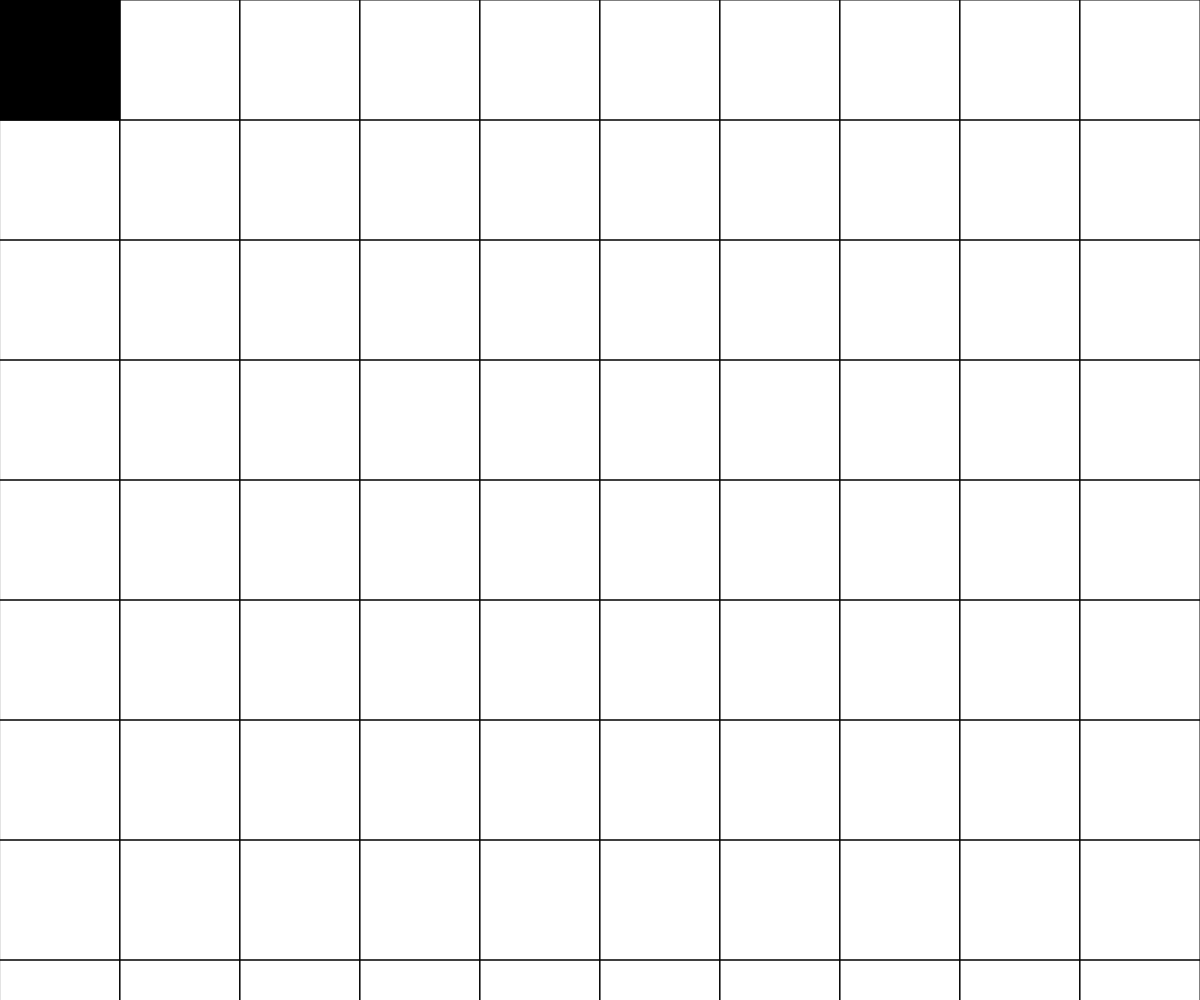
Frame 1 (no input)
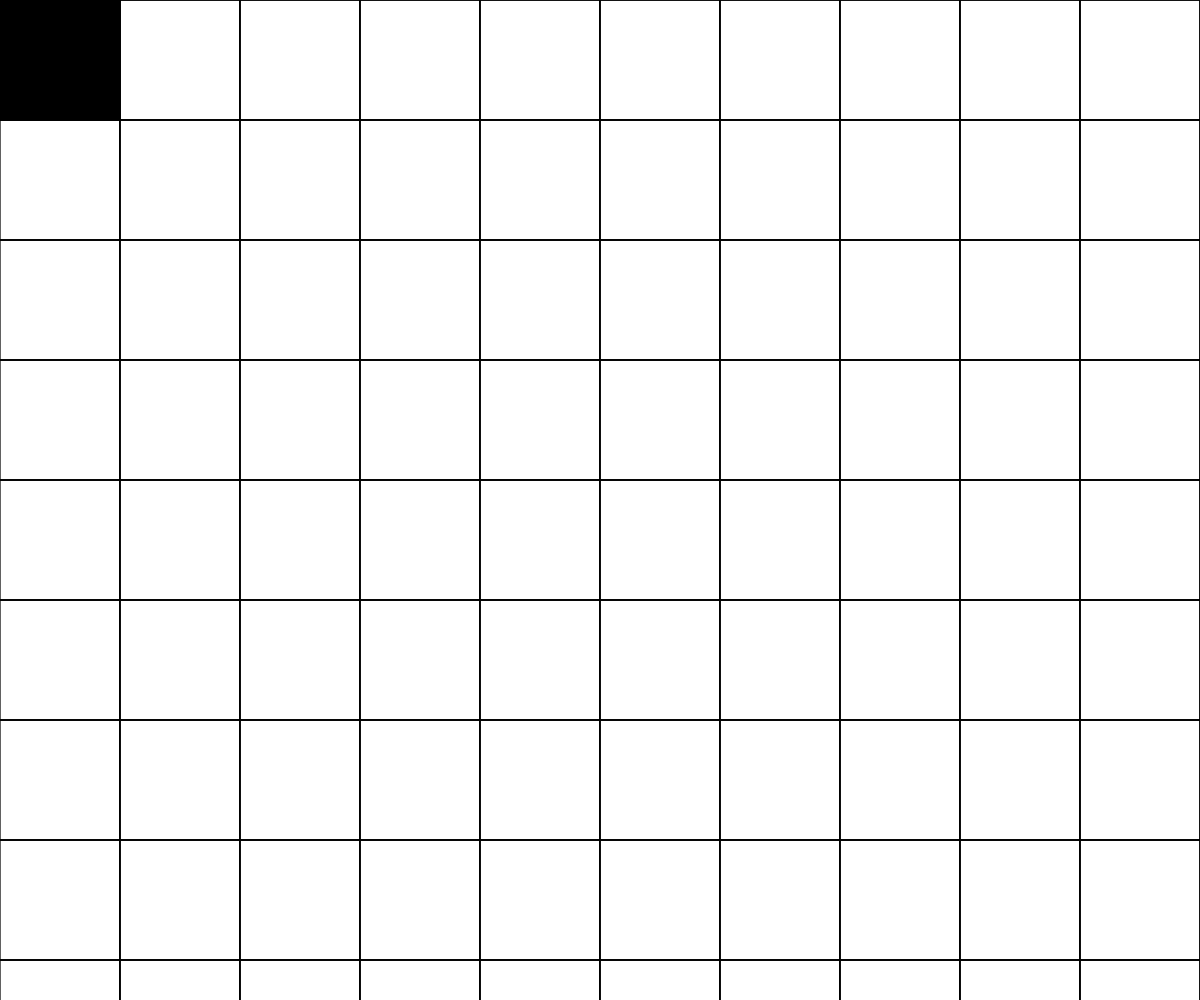
Frame 60 (no input)
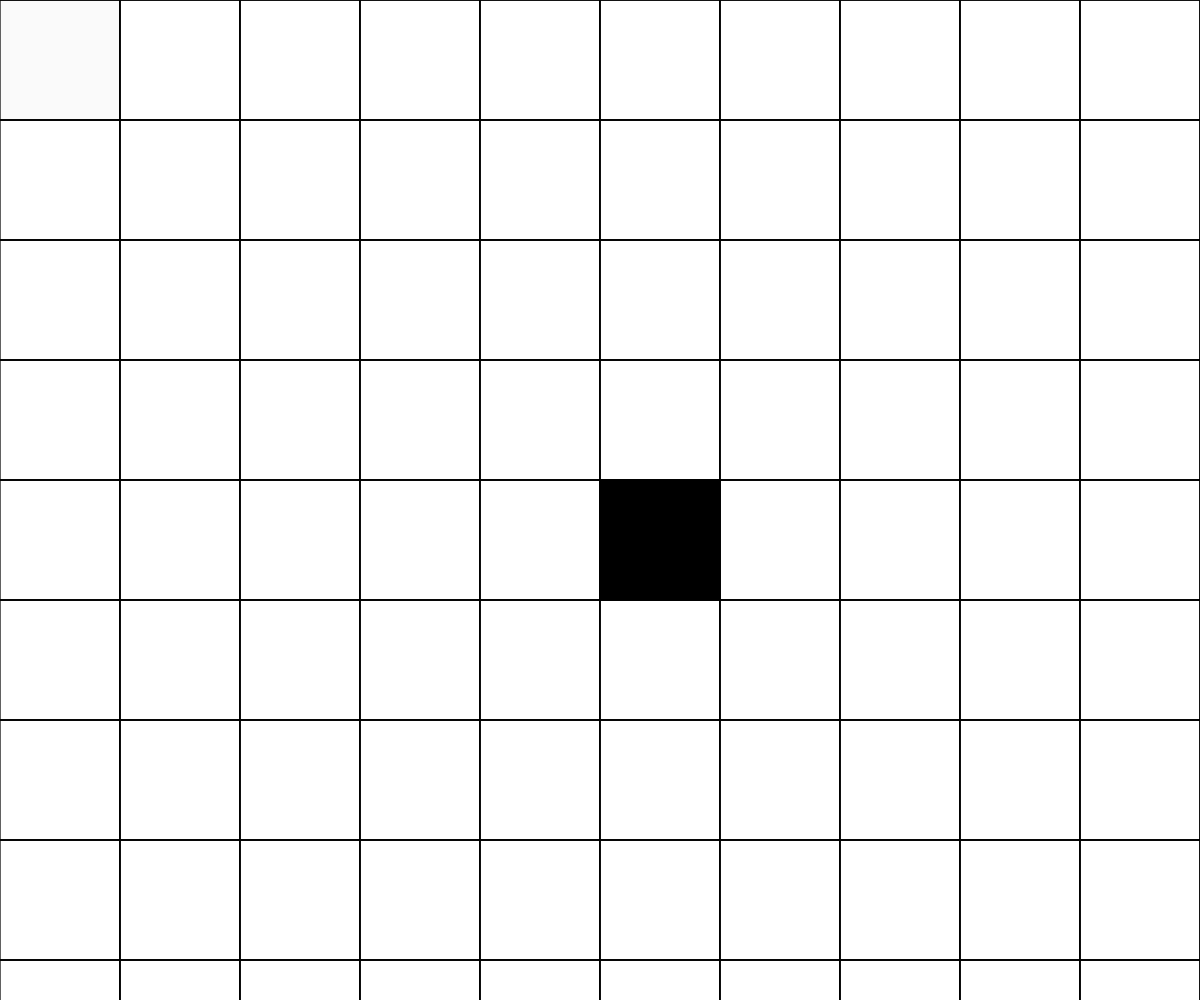
Frame 120 (the mouse pressed at the canvas centre since frame 60)

The p5.js sketch that drew these frames (run headless with seeded random() and noise() and a simulated clock; from frame 60 on, the mouse is pressed at the canvas centre):

// p5.js sketch
// ── sketch.js
let boxNumX = 10;
let boxSize, curNumX, curNumY;

function setup() {
  createCanvas(windowWidth, windowHeight);
  background(255);
}

function draw() {
  background(255, 20);

  boxSize = width / boxNumX;

  noFill();
  for (x = 0; x < width; x += boxSize) {
    for (y = 0; y < height; y += boxSize) {
      rect(x, y, boxSize, boxSize);
    }
  }

  curNumX = int(map(mouseX, 0, width, 0, boxNumX));
  curNumY = int(map(mouseY, 0, width, 0, boxNumX));

  fill(0);
  rect(boxSize * curNumX, boxSize * curNumY, boxSize, boxSize);
}

function windowResized() {
  resizeCanvas(windowWidth, windowHeight);
}
